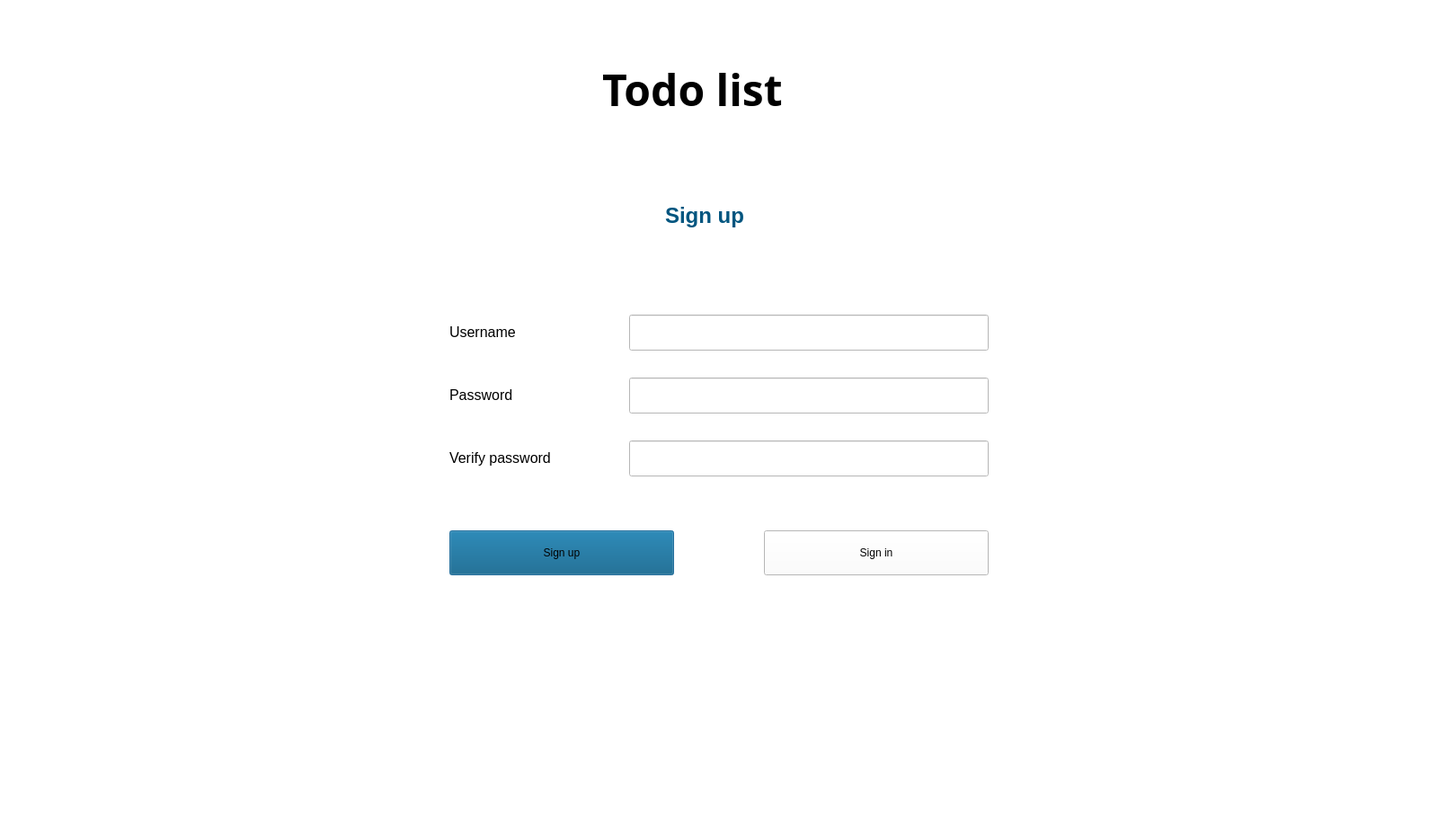
<?xml version="1.0" encoding="UTF-8"?>
<ui version="4.0">
 <class>signUp</class>
 <widget class="QDialog" name="signUp">
  <property name="geometry">
   <rect>
    <x>0</x>
    <y>0</y>
    <width>1620</width>
    <height>920</height>
   </rect>
  </property>
  <property name="windowTitle">
   <string>KATodoList</string>
  </property>
  <property name="windowIcon">
   <iconset>
    <normaloff>img/AppIcon.png</normaloff>img/AppIcon.png</iconset>
  </property>
  <property name="styleSheet">
   <string notr="true">background-color: rgb(255, 255, 255);</string>
  </property>
  <widget class="QLineEdit" name="passwordFillUp">
   <property name="geometry">
    <rect>
     <x>700</x>
     <y>420</y>
     <width>400</width>
     <height>40</height>
    </rect>
   </property>
  </widget>
  <widget class="QLineEdit" name="useNameFill">
   <property name="geometry">
    <rect>
     <x>700</x>
     <y>350</y>
     <width>400</width>
     <height>40</height>
    </rect>
   </property>
   <property name="styleSheet">
    <string notr="true">border-color: rgb(0, 85, 127);</string>
   </property>
  </widget>
  <widget class="QLabel" name="signUpText">
   <property name="geometry">
    <rect>
     <x>740</x>
     <y>200</y>
     <width>200</width>
     <height>80</height>
    </rect>
   </property>
   <property name="text">
    <string>&lt;html&gt;&lt;head/&gt;&lt;body&gt;&lt;p&gt;&lt;span style=&quot; font-size:18pt; font-weight:600; color:#00557f;&quot;&gt;Sign up&lt;/span&gt;&lt;/p&gt;&lt;/body&gt;&lt;/html&gt;</string>
   </property>
  </widget>
  <widget class="QLabel" name="toDoList">
   <property name="geometry">
    <rect>
     <x>670</x>
     <y>50</y>
     <width>300</width>
     <height>100</height>
    </rect>
   </property>
   <property name="font">
    <font>
     <family>Yu Gothic UI Semibold</family>
     <weight>75</weight>
     <bold>true</bold>
    </font>
   </property>
   <property name="text">
    <string>&lt;html&gt;&lt;head/&gt;&lt;body&gt;&lt;p&gt;&lt;span style=&quot; font-size:36pt;&quot;&gt;Todo list&lt;/span&gt;&lt;/p&gt;&lt;/body&gt;&lt;/html&gt;</string>
   </property>
  </widget>
  <widget class="QLabel" name="passwordText">
   <property name="geometry">
    <rect>
     <x>500</x>
     <y>420</y>
     <width>150</width>
     <height>40</height>
    </rect>
   </property>
   <property name="text">
    <string>&lt;html&gt;&lt;head/&gt;&lt;body&gt;&lt;p&gt;&lt;span style=&quot; font-size:12pt;&quot;&gt;Password&lt;/span&gt;&lt;/p&gt;&lt;/body&gt;&lt;/html&gt;</string>
   </property>
  </widget>
  <widget class="QLabel" name="userNameText">
   <property name="geometry">
    <rect>
     <x>500</x>
     <y>350</y>
     <width>150</width>
     <height>40</height>
    </rect>
   </property>
   <property name="text">
    <string>&lt;html&gt;&lt;head/&gt;&lt;body&gt;&lt;p&gt;&lt;span style=&quot; font-size:12pt;&quot;&gt;Username&lt;/span&gt;&lt;/p&gt;&lt;/body&gt;&lt;/html&gt;</string>
   </property>
  </widget>
  <widget class="QLineEdit" name="verifyPassword">
   <property name="geometry">
    <rect>
     <x>700</x>
     <y>490</y>
     <width>400</width>
     <height>40</height>
    </rect>
   </property>
  </widget>
  <widget class="QLabel" name="passwordText_2">
   <property name="geometry">
    <rect>
     <x>500</x>
     <y>490</y>
     <width>200</width>
     <height>40</height>
    </rect>
   </property>
   <property name="text">
    <string>&lt;html&gt;&lt;head/&gt;&lt;body&gt;&lt;p&gt;&lt;span style=&quot; font-size:12pt;&quot;&gt;Verify password&lt;/span&gt;&lt;/p&gt;&lt;/body&gt;&lt;/html&gt;</string>
   </property>
  </widget>
  <widget class="QPushButton" name="btnSignUp_Up">
   <property name="geometry">
    <rect>
     <x>500</x>
     <y>590</y>
     <width>250</width>
     <height>50</height>
    </rect>
   </property>
   <property name="styleSheet">
    <string notr="true">background-color: rgb(0, 85, 127);
font: 9pt &quot;Segoe UI Historic&quot;;
</string>
   </property>
   <property name="text">
    <string>Sign up</string>
   </property>
  </widget>
  <widget class="QPushButton" name="btnSignIn_Up">
   <property name="geometry">
    <rect>
     <x>850</x>
     <y>590</y>
     <width>250</width>
     <height>50</height>
    </rect>
   </property>
   <property name="styleSheet">
    <string notr="true">font: 9pt &quot;MS Shell Dlg 2&quot;;</string>
   </property>
   <property name="text">
    <string>Sign in</string>
   </property>
  </widget>
 </widget>
 <resources/>
 <connections/>
</ui>
